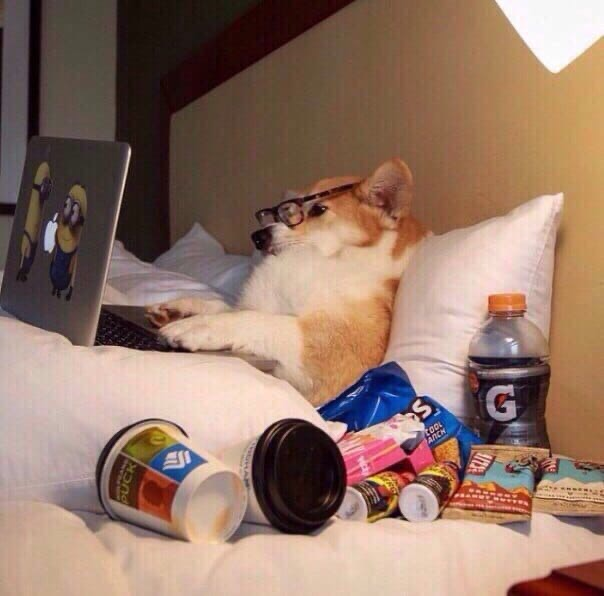
#> input picture lab_2/dog.bmp, 604 x 596 px
$ python lab_2.py
#> lines starting #> are read from the running program, lines starting #| are printed output that depends on the picture; long printed decimals are rounded
### steganography.py
class core:
    logPath = "./logs/main_log.log"

    def log(self, type, msg):
            LOG_TYPE = {
                'TEST': '\033[36mTEST:\033[0m',
                'SUCCESS': '\033[32mSUCCESS:\033[0m',
                'ERROR': '\033[31mERROR:\033[0m',
                'WARNING': '\033[35mWARNING:\033[0m',
            }

            self.logfile = open(self.logPath, 'a')
            self.logfile.write(LOG_TYPE[type] + ' ' + str(msg) + '\n\r')
            self.logfile.close()
            print(LOG_TYPE[type] + ' ' + str(msg))

    def str_to_bit(self, string):
        bit_string = ''
        for i in string :
            bit_string += ''.join(format(ord(i), 'b'))

        return bit_string

    def bit_str_to_int(self, bit_str):
        i = len(bit_str)-1
        result = 0
        while i >= 0 :
            result += int(bit_str[i]) * pow(2,(len(bit_str)-i-1))
            i -= 1

        return result

    def bit_str_to_text(self, bit_string, lang):

        secret_text = ''

        if ( lang == 'en' ):
            char_bit_len = 7
        else:
            char_bit_len = 8

        for i in range(char_bit_len, len(bit_string), char_bit_len):
            if ((bit_string[i - char_bit_len:i]) == '0000000'):
                break
            secret_text += chr(self.bit_str_to_int(bit_string[i-char_bit_len:i]))

        return secret_text

### lab_2.py
from steganography import core
from PIL import Image
from math import log10, sqrt
import cv2
import numpy as np
import pylab
from matplotlib import mlab


class lsb(core):

    def __init__(self):
        self.log('SUCCESS', ' === Lab2 LSB method initialized === ')

    def __get_availabel_space(self, image):
        img = Image.open(image)
        available_space = img.size[0] * img.size[1] * 3
        return available_space

    def __set_color(self, bit_string, pos, color):
        if pos >= len(bit_string):
            return color
        else:
            return (color // 2) * 2 + int(bit_string[pos])

    def PSNR(self, original, compressed):
        mse = np.mean((original - compressed) ** 2)
        if(mse == 0):
            return 100
        max_pixel = 255.0
        psnr = 20 * log10(max_pixel / sqrt(mse))
        return psnr

    def insert_text(self, image, text):
#> called with image = 'lab_2/dog.bmp', text = 'analys'
        img = Image.open(image)
#> img is the input picture: PIL image 604x596 RGBA; mean R, G, B, A 148.4, 118.9, 103.7, 255
        pixel_map = img.load()

        # Check image size to contain this text
        bit_string = self.str_to_bit(text) + '0000000'
        bit_string_len = len(bit_string)
        available_space = self.__get_availabel_space(image)
#> available_space = 1079952

        if bit_string_len > available_space:
            self.log('ERROR', 'This image is too small to contain this text: {bit_string_len} > {available_space}').format(bit_string_len=bit_string_len, available_space=self.__get_availabel_space(image))
            return False

        # Insert text to image
        cur_symbol = 0
        for x in range(img.size[0]):
            if cur_symbol >= bit_string_len:
                break
            for y in range(img.size[1]):
                info = pixel_map[x, y]
                pixel_map[x, y] = (
                    self.__set_color(bit_string, cur_symbol, info[0]),
                    self.__set_color(bit_string, cur_symbol + 1, info[1]),
                    self.__set_color(bit_string, cur_symbol + 2, info[2])
                )
                cur_symbol += 3
#> after the loop, cur_symbol = 1788

        img.save(image[0:len(image) - 4] + '_with_' + text[0:4] + '.bmp')
        return image[0:len(image) - 4] + '_with_' + text[0:4] + '.bmp'

    def get_secret_text(self, image, lang):
        img = Image.open(image)
        pixel_map = img.load()
        bit_string = ''
        for x in range(img.size[0]):
            for y in range(img.size[1]):
                info = pixel_map[x, y]
                for i in range(3):
                    bit_string += str(info[i] % 2)

        return self.bit_str_to_text(bit_string, lang)

    def analys(self):
        text = 'analys'
        img = self.insert_text(
            image='lab_2/dog.bmp',
            text=text
        )
        original = cv2.imread("lab_2/dog.bmp")
        compressed = cv2.imread("lab_2/dog_with_anal.bmp", 1)
        PSNR_value = self.PSNR(original, compressed)
#> in PSNR, `mse = np.mean((original - compressed) ** 2)`: mse = 1.94e-05
#> in PSNR, `psnr = 20 * log10(max_pixel / sqrt(mse))`: psnr = 95.24
#> PSNR_value = 95.24
        print("PSNR value is " + str(PSNR_value) + " dB")
#| PSNR value is 95.243 dB

        xlist = []
        ylist = []
        for i in range(200):
            img = self.insert_text(
                image='lab_2/dog.bmp',
                text=text * i
            )
            if not(img):
                print('stopped: ' + i)
                break
            compressed = cv2.imread("lab_2/dog_with_anal.bmp", 1)
            PSNR_value = self.PSNR(original, compressed)
            xlist.append(i)
            ylist.append(PSNR_value)

        pylab.plot(xlist, ylist)
        pylab.savefig('lab_2/graph')
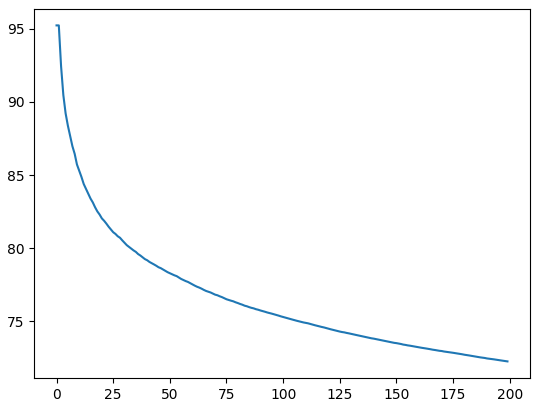
#> figure drawn by matplotlib, 1 panel; curve peaks at x = 0, y = 95.24


if __name__ == "__main__":

    # Init lsb class
    m_lsb = lsb()

    m_lsb.analys()

    m_lsb.get_secret_text(m_lsb.insert_text('lab_2/dog.bmp', 'hello'), 'en')
